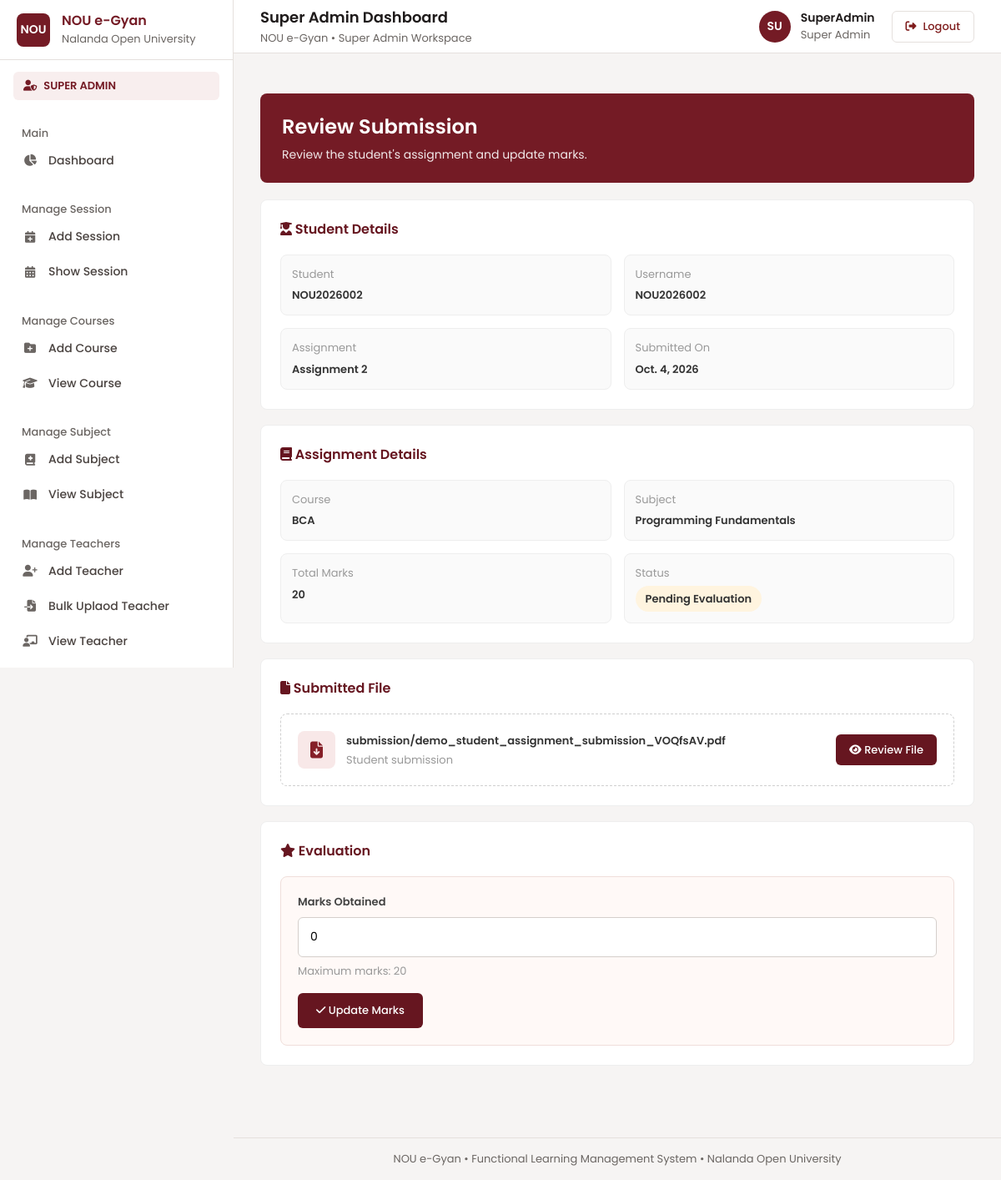
The page /superadmin/review-submission/6/ (signed in) on the database its author committed.
### myapp/models.py (models this page shows, shortened)
class TaskSubmit(models.Model):
    task=models.ForeignKey(
        tbl_assignment,
        on_delete=models.CASCADE
    )
    student = models.ForeignKey(User, on_delete=models.CASCADE)
    submitted_file=models.FileField(upload_to='submission/')
    submit_to=models.CharField(max_length=50)
    status=models.CharField(max_length=50)
    marks = models.PositiveIntegerField(default=0)
    dos=models.DateField()

class tbl_assignment(models.Model):
    id = models.IntegerField(primary_key=True,auto_created=True)
    title = models.CharField(max_length=200)
    due_date = models.DateField()
    course = models.CharField(max_length=100)
    subject = models.CharField(max_length=100)
    total_marks = models.IntegerField(default=20)
    attachment = models.FileField(upload_to='assignments/',null=True,blank=True)
    status = models.CharField(max_length=20)
    instructions = models.TextField(null=True,blank=True)
    create_by = models.ForeignKey(User,on_delete=models.SET_NULL,null=True)
    Dor = models.DateTimeField()

### myapp/views.py (the view)
# urls.py: path("superadmin/review-submission/<int:id>/",review_submission,name="review_submission"),
@login_required
def review_submission(request, id):
    submission = get_object_or_404(TaskSubmit, id=id)
    return render(
        request,
        "superadmin/review_submission.html",
        {
            "submission": submission
        }
    )

### myapp/templates/superadmin/review_submission.html (shortened to what this page needs)
{% extends "superadmin/base.html" %}
{% block content %}
<div class="review-page">
    <div class="review-hero">
        <h2>Review Submission</h2>
        <p>Review the student's assignment and update marks.</p>
    </div>
    <div class="review-card">
        <h3>
            <i class="fa-solid fa-user-graduate"></i>
            Student Details
        </h3>
        <div class="detail-grid">
            <div class="detail-item">
                <label>Student</label>
                <span>
                    {{ submission.student.get_full_name|default:submission.student.username }}
                </span>
            </div>
            <div class="detail-item">
                <label>Username</label>
                <span>{{ submission.student.username }}</span>
            </div>
            <div class="detail-item">
                <label>Assignment</label>
                <span>{{ submission.task.title }}</span>
            </div>
            <div class="detail-item">
                <label>Submitted On</label>
                <span>{{ submission.dos }}</span>
            </div>
        </div>
    </div>
    <div class="review-card">
        <h3>
            <i class="fa-solid fa-book"></i>
            Assignment Details
        </h3>
        <div class="detail-grid">
            <div class="detail-item">
                <label>Course</label>
                <span>{{ submission.task.course }}</span>
            </div>
            <div class="detail-item">
                <label>Subject</label>
                <span>{{ submission.task.subject }}</span>
            </div>
            <div class="detail-item">
                <label>Total Marks</label>
                <span>{{ submission.task.total_marks }}</span>
            </div>
            <div class="detail-item">
                <label>Status</label>
                <span>
                    {% if submission.status == "Evaluated" %}
                        <span class="status-badge evaluated">Evaluated</span>
                    {% else %}
                        <span class="status-badge pending">Pending Evaluation</span>
                    {% endif %}
                </span>
            </div>
        </div>
    </div>
    <div class="review-card">
        <h3>
            <i class="fa-solid fa-file"></i>
            Submitted File
        </h3>
        <div class="file-box">
            <div class="file-info">
                <div class="file-icon">
                    <i class="fa-solid fa-file-arrow-down"></i>
                </div>
                <div>
                    <strong>
                        {{ submission.submitted_file.name|default:"Submitted File" }}
                    </strong>
                    <small>
                        Student submission
                    </small>
                </div>
            </div>
            {% if submission.submitted_file %}
                <a href="{{ submission.submitted_file.url }}"
                   target="_blank"
                   class="file-btn">
                    <i class="fa-solid fa-eye"></i>
                    Review File
                </a>
            {% endif %}
        </div>
    </div>
    <div class="review-card">
        <h3>
            <i class="fa-solid fa-star"></i>
            Evaluation
        </h3>
        <div class="marks-area">
            <form method="POST"
                  action="{% url 'give_assignment_marks' submission.id %}">
                <label class="marks-label">
                    Marks Obtained
                </label>
                <input
                    type="number"
                    name="marks"
                    class="marks-input"
                    min="0"
                    max="{{ submission.task.total_marks }}"
                    value="{{ submission.marks }}"
                    required
                >
                <div class="marks-note">
                    Maximum marks: {{ submission.task.total_marks }}
                </div>
                <button type="submit" class="update-btn">
                    <i class="fa-solid fa-check"></i>
                    Update Marks
                </button>
            </form>
        </div>
    </div>
</div>
{% endblock %}

### myapp/templates/superadmin/base.html (style rules this page uses)
* { margin: 0; padding: 0; box-sizing: border-box; }
html, body { width: 100%; min-height: 100%; }
body { font-family: "Poppins", sans-serif; background: #f4f6f9; color: #1e293b; }
a { text-decoration: none; }

### myapp/templates/partials/poppins.html (style rules this page uses)
:root { --font-poppins: "Poppins", system-ui, -apple-system, "Segoe UI", Roboto, sans-serif; --fw-light: 300; --fw-regular: 400; --fw-medium: 500; --fw-semibold: 600; --fw-bold: 700; --fw-extrabold: 800; }
html, body, button, input, select, textarea, optgroup, option, table, caption, th, td, h1, h2, h3, h4, h5, h6, p, a, span, div, label, ul, ol, li, dl, dt, dd, small, strong, b, em, legend, summary, figcaption, blockquote, section, header, footer, nav, main, aside, article, form, fieldset { font-family: var(--font-poppins); }
html { -webkit-text-size-adjust: 100%; text-size-adjust: 100%; }
body { font-weight: var(--fw-regular); -webkit-font-smoothing: antialiased; -moz-osx-font-smoothing: grayscale; text-rendering: optimizeLegibility; -webkit-tap-highlight-color: transparent; }

### myapp/templates/superadmin/review_submission.html (style rules this page uses)
.review-page { max-width: 1200px; margin: 0 auto; padding: 20px 0 40px; font-family: "Poppins", sans-serif; }
.review-hero { background: #661620; border-radius: 10px; padding: 28px 32px; color: #fff; margin-bottom: 20px; }
.review-hero h2 { margin: 0 0 5px; font-size: 24px; }
.review-hero p { margin: 0; font-size: 13px; opacity: .9; }
.review-card { background: #fff; border: 1px solid #eee; border-radius: 10px; padding: 23px; margin-bottom: 18px; box-shadow: none; }
.review-card h3 { margin: 0 0 18px; color: #661620; font-size: 16px; }
.detail-grid { display: grid; grid-template-columns: repeat(2, 1fr); gap: 15px; }
.detail-item { background: #fafafa; border: 1px solid #eee; border-radius: 8px; padding: 13px; }
.detail-item label { display: block; font-size: 13px; color: #999; margin-bottom: 5px; text-transform: none; }
.detail-item span { color: #333; font-size: 13px; font-weight: 600; }
.file-box { border: 1px dashed #cfcfcf; border-radius: 8px; padding: 20px; display: flex; align-items: center; justify-content: space-between; gap: 15px; }
.file-info { display: flex; align-items: center; gap: 13px; }
.file-icon { width: 45px; height: 45px; border-radius: 8px; background: #f8e8e8; color: #851f28; display: flex; align-items: center; justify-content: center; font-size: 20px; }
.file-info strong { font-size: 13px; color: #333; }
.file-info small { display: block; color: #999; font-size: 13px; margin-top: 3px; }
.file-btn { text-decoration: none; background: #661620; color: #fff; padding: 9px 16px; border-radius: 6px; font-size: 13px; font-weight: 600; }
.marks-area { background: #fff9f7; border: 1px solid #f0deda; border-radius: 8px; padding: 20px; }
.marks-label { font-size: 13px; font-weight: 600; color: #444; margin-bottom: 8px; display: block; }
.marks-input { width: 100%; height: 48px; border: 1px solid #ddd; border-radius: 6px; padding: 0 14px; font-family: "Poppins", sans-serif; outline: none; box-sizing: border-box; }
.marks-note { font-size: 13px; color: #999; margin-top: 7px; }
.update-btn { margin-top: 17px; border: none; background: #661620; color: #fff; padding: 11px 22px; border-radius: 6px; font-family: "Poppins", sans-serif; font-size: 13px; font-weight: 600; cursor: pointer; }
.status-badge { display: inline-block; padding: 6px 12px; border-radius: 30px; font-size: 13px; font-weight: 600; }
.pending { background: #fff4df; color: #a56a00; }

### rows shown on the page
TaskSubmit: student.get_full_name "NOU2026002", student.username "NOU2026002", task "Assignment 2", dos "Oct. 4, 2026", task.course "BCA", task.subject "Programming Fundamentals", task.total_marks "20", submitted_file.name "submission/demo_student_assignment_submission_VOQfsAV.pdf", marks "0"
